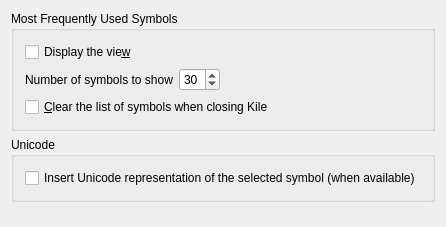
<?xml version="1.0" encoding="UTF-8"?>
<ui version="4.0">
 <class>KileWidgetSymbolViewConfig</class>
 <widget class="QWidget" name="KileWidgetSymbolViewConfig">
  <property name="geometry">
   <rect>
    <x>0</x>
    <y>0</y>
    <width>404</width>
    <height>227</height>
   </rect>
  </property>
  <property name="windowTitle">
   <string>Symbol View</string>
  </property>
  <layout class="QVBoxLayout" name="verticalLayout_4">
   <item>
    <layout class="QVBoxLayout" name="verticalLayout_3">
     <item>
      <widget class="QGroupBox" name="groupBox">
       <property name="sizePolicy">
        <sizepolicy hsizetype="MinimumExpanding" vsizetype="Minimum">
         <horstretch>0</horstretch>
         <verstretch>0</verstretch>
        </sizepolicy>
       </property>
       <property name="title">
        <string>Most Frequently Used Symbols</string>
       </property>
       <property name="flat">
        <bool>true</bool>
       </property>
       <layout class="QVBoxLayout" name="verticalLayout_2">
        <item>
         <widget class="QCheckBox" name="kcfg_displayMFUS">
          <property name="text">
           <string>Display the vie&amp;w</string>
          </property>
         </widget>
        </item>
        <item>
         <layout class="QHBoxLayout">
          <item>
           <widget class="QLabel" name="textLabel1">
            <property name="text">
             <string>Number of symbols to show</string>
            </property>
            <property name="wordWrap">
             <bool>false</bool>
            </property>
           </widget>
          </item>
          <item>
           <widget class="QSpinBox" name="kcfg_numSymbolsMFUS">
            <property name="value">
             <number>30</number>
            </property>
           </widget>
          </item>
          <item>
           <spacer>
            <property name="orientation">
             <enum>Qt::Horizontal</enum>
            </property>
            <property name="sizeHint" stdset="0">
             <size>
              <width>40</width>
              <height>20</height>
             </size>
            </property>
           </spacer>
          </item>
         </layout>
        </item>
        <item>
         <widget class="QCheckBox" name="kcfg_clearMFUS">
          <property name="sizePolicy">
           <sizepolicy hsizetype="Minimum" vsizetype="Fixed">
            <horstretch>0</horstretch>
            <verstretch>0</verstretch>
           </sizepolicy>
          </property>
          <property name="text">
           <string>&amp;Clear the list of symbols when closing Kile</string>
          </property>
         </widget>
        </item>
       </layout>
      </widget>
     </item>
     <item>
      <widget class="QGroupBox" name="groupBox_2">
       <property name="title">
        <string>Unicode</string>
       </property>
       <property name="flat">
        <bool>true</bool>
       </property>
       <layout class="QVBoxLayout" name="verticalLayout">
        <item>
         <widget class="QCheckBox" name="kcfg_symbolViewUTF8">
          <property name="text">
           <string>Insert Unicode representation of the selected symbol (when available)</string>
          </property>
         </widget>
        </item>
       </layout>
      </widget>
     </item>
     <item>
      <spacer>
       <property name="orientation">
        <enum>Qt::Vertical</enum>
       </property>
       <property name="sizeHint" stdset="0">
        <size>
         <width>400</width>
         <height>18</height>
        </size>
       </property>
      </spacer>
     </item>
    </layout>
   </item>
  </layout>
 </widget>
 <layoutdefault spacing="6" margin="11"/>
 <customwidgets>
  <customwidget>
   <class>QSpinBox</class>
   <extends>QWidget</extends>
   <header>knuminput.h</header>
  </customwidget>
 </customwidgets>
 <tabstops>
  <tabstop>kcfg_numSymbolsMFUS</tabstop>
  <tabstop>kcfg_displayMFUS</tabstop>
  <tabstop>kcfg_clearMFUS</tabstop>
 </tabstops>
 <includes>
  <include location="local">knuminput.h</include>
  <include location="local">knuminput.h</include>
 </includes>
 <resources/>
 <connections/>
</ui>
